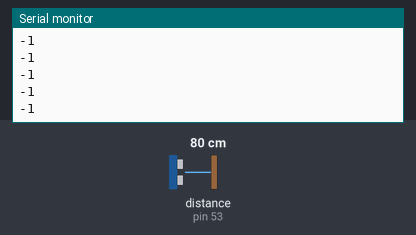
The sketch below on a simulated Arduino Mega 2560, built with avr-gcc and run on an emulated ATmega2560. On the bench: the last lines printed to the serial monitor. Wiring (inferred from the names in the program): ultrasonic range finder: trigger pin 52; echo pin 53. The test bench sets the inputs (shaded band); at power-on: distance to the obstacle (sensor on pin 53) 80 cm. The echo pulse lasts 58.3 µs per cm.

Above: at 1.2 s.
1.3 s: distance to the obstacle (sensor on pin 53) set to 9 cm
At 2.4 s:
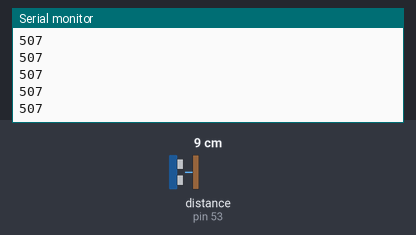
2.8 s: distance to the obstacle (sensor on pin 53) set to 18 cm
At 3.4 s:
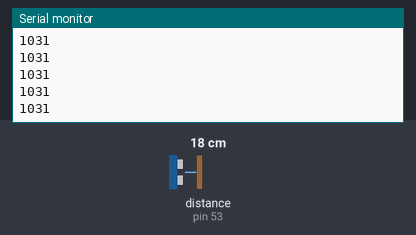
Timing chart, 0 to 5.8 s (numbered marks = the images above; inputs shaded):
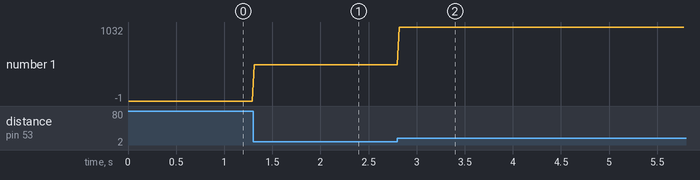

Measured:
- after the input at 1.3 s, the serial monitor: prints a new line at once (image 1)
- after the input at 2.8 s, the serial monitor: prints a new line at once (image 2)
- plotted number 1: -1 → 507 after the input at 1.3 s, 507 → 1031 after the input at 2.8 s

The sketch:

the_human_touch.ino
```cpp
// https://howtomechatronics.com/tutorials/arduino/ultrasonic-sensor-hc-sr04/

#define TRIG_PIN 52
#define ECHO_PIN 53

#define RANGE_MAX 2000
#define RANGE_MIN 300

int distance;

void setup() {
  pinMode(TRIG_PIN, OUTPUT);
  pinMode(ECHO_PIN, INPUT);

  Serial.begin(9600);
}

void loop() {
  // Clears the trig pin
  digitalWrite(TRIG_PIN, LOW);
  delayMicroseconds(2);

  // Sets the trig pin on HIGH state for 10 microseconds
  digitalWrite(TRIG_PIN, HIGH);
  delayMicroseconds(10);
  digitalWrite(TRIG_PIN, LOW);

  // Reads the echo pin, returns the sound wave travel time in microseconds
  // The value read can just be used for the distance though
  distance = pulseIn(ECHO_PIN, HIGH);
  // Make sure the value read by the sensor is valid
  if (distance < RANGE_MIN || distance > RANGE_MAX) {
    distance = -1;
  }

  Serial.flush();
  Serial.println(distance);

  delay(20);
}
```
